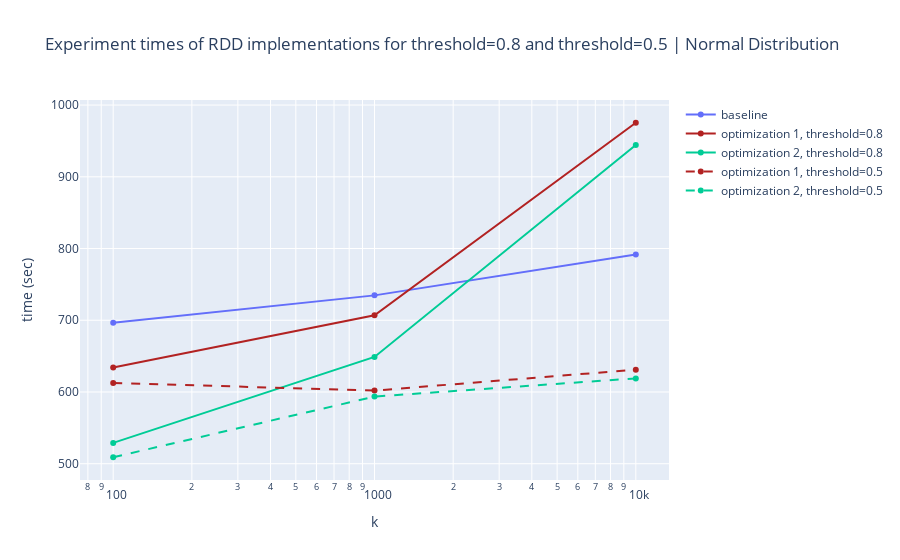

Here is the notebook cell this chart was saved with:
### Code cell
## Compare rdd_fast and rdd_fast_bv
# with threshold=0.8 and threshold=0.5 for Normal distribution

fig = go.Figure()


## --> Extract times:
# bs, optimization 1, optimization 2
# threshold 0.5, 0.8

df_bs_08 = (experiments_df
            [(experiments_df["cores"]==8) &
             (experiments_df["dataset"]=="artists_normal") &             
             (experiments_df["algorithm"] == "rdd_bs")])

df_opt1_08 = (experiments_df
            [(experiments_df["cores"]==8) &
             (experiments_df["dataset"]=="artists_normal") &             
             (experiments_df["algorithm"] == "rdd_fast")])

df_opt2_08 = (experiments_df
             [(experiments_df["cores"]==8) &
             (experiments_df["dataset"]=="artists_normal") &             
             (experiments_df["algorithm"] == "rdd_fast_bv")])


df_opt1_05 = (experiments_threshold_05_df
              [experiments_threshold_05_df["algorithm"] == "rdd_fast"])


df_opt2_05 = (experiments_threshold_05_df
              [experiments_threshold_05_df["algorithm"] == "rdd_fast_bv"])




## Add lines

# 1. df_bs_08
fig.add_trace(go.Scatter(
    x = df_bs_08["k"],
    y = df_bs_08["time (sec)"],
    name="baseline"
))


# 2. df_opt1_08
fig.add_trace(go.Scatter(
    x = df_opt1_08["k"],
    y = df_opt1_08["time (sec)"],
    name="optimization 1, threshold=0.8",
    line = dict(color='firebrick')
))

# 3. df_opt2_08
fig.add_trace(go.Scatter(
    x = df_opt2_08["k"],
    y = df_opt2_08["time (sec)"],
    name="optimization 2, threshold=0.8",
    line = dict(color='#00CC96')
))


# 4. df_opt1_05
fig.add_trace(go.Scatter(
    x = df_opt1_05["k"],
    y = df_opt1_05["time (sec)"],
    name="optimization 1, threshold=0.5",
    line = dict(color='firebrick',dash='dash')
))


# 5. df_opt2_05
fig.add_trace(go.Scatter(
    x = df_opt2_05["k"],
    y = df_opt2_05["time (sec)"],
    name="optimization 2, threshold=0.5",
    line = dict(color='#00CC96',dash='dash')
))

fig.update_layout(
    title=f"Experiment times of RDD implementations for threshold=0.8 and threshold=0.5 | Normal Distribution",
    xaxis_title="k",
    yaxis_title="time (sec)",
)

fig.update_xaxes(type="log")

fig.show()

### Figure 1 — Plotly figure (JSON) as saved in the notebook; plotly's stock layout.template omitted (floating-point values rounded to 4 significant figures)
{"data": [{"name": "baseline", "type": "scatter", "x": [100, 1000, 10000], "y": [696.7, 734.7, 791.8]}, {"line": {"color": "firebrick"}, "name": "optimization 1, threshold=0.8", "type": "scatter", "x": [100, 1000, 10000], "y": [634.1, 707.0, 975.3]}, {"line": {"color": "#00CC96"}, "name": "optimization 2, threshold=0.8", "type": "scatter", "x": [100, 1000, 10000], "y": [529.0, 648.9, 944.4]}, {"line": {"color": "firebrick", "dash": "dash"}, "name": "optimization 1, threshold=0.5", "type": "scatter", "x": [100, 1000, 10000], "y": [612.6, 602.0, 631.1]}, {"line": {"color": "#00CC96", "dash": "dash"}, "name": "optimization 2, threshold=0.5", "type": "scatter", "x": [100, 1000, 10000], "y": [509.0, 593.6, 619.0]}], "layout": {"title": {"text": "Experiment times of RDD implementations for threshold=0.8 and threshold=0.5 | Normal Distribution"}, "xaxis": {"title": {"text": "k"}, "type": "log"}, "yaxis": {"title": {"text": "time (sec)"}}}}
